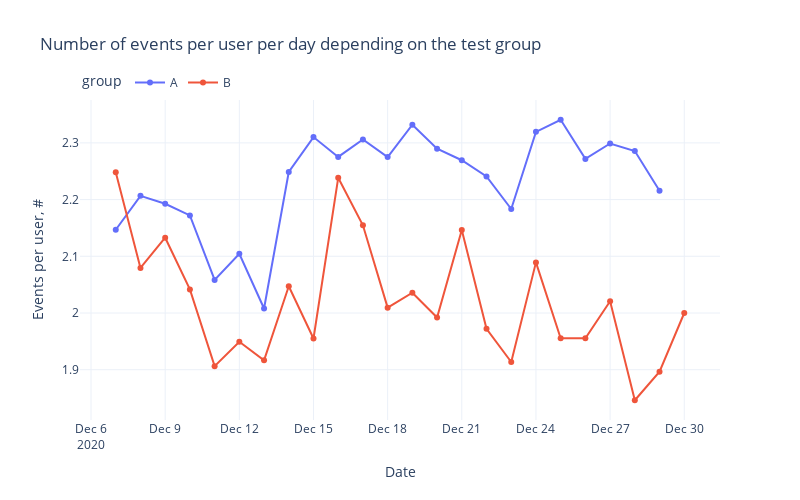

The notebook cell saved with this chart:
### Markdown cell above
Количество событий в группе А сильно возврастает после 12 декабря. Однако, это может быть объяснено разным общим количество пользователей.

Посмотрим эту метрику на пользователя.

### Code cell
df_temp = (
    pd.pivot_table(
        data=df_summary,
        index=['event_date', 'group'],
        values=['user_id', 'event_name'],
        aggfunc={'user_id': 'nunique', 'event_name': 'count'}
    )
    .reset_index()
    .rename_axis('index', axis=1)
    .rename(columns={'event_name': 'event_count', 'user_id': 'user_id_ucount'})
    .assign(
        events_per_user = lambda df: df.event_count / df.user_id_ucount
    )
)

fig = px.line(
    df_temp,
    x='event_date',
    y='events_per_user',
    color='group',
    markers=True,
    title='Number of events per user per day depending on the test group',
    labels=dict(event_date='Date', events_per_user='Events per user, #'),
    width=FIG_WIDTH * 100,
    height=FIG_HEIGHT * 100,
    template='plotly_white'
)
fig.update_layout(
    legend=dict(orientation='h', yanchor='top', y=1.1, x=0), hovermode='x unified'
)
fig.show()

### Figure 1 — Plotly figure (JSON) as saved in the notebook; plotly's stock layout.template omitted (floating-point values rounded to 4 significant figures)
{"data": [{"hovertemplate": "group=A<br>Date=%{x}<br>Events per user, #=%{y}<extra></extra>", "legendgroup": "A", "line": {"color": "#636efa", "dash": "solid"}, "marker": {"symbol": "circle"}, "mode": "markers+lines", "name": "A", "orientation": "v", "showlegend": true, "type": "scatter", "x": ["2020-12-07T00:00:00", "2020-12-08T00:00:00", "2020-12-09T00:00:00", "2020-12-10T00:00:00", "2020-12-11T00:00:00", "2020-12-12T00:00:00", "2020-12-13T00:00:00", "2020-12-14T00:00:00", "2020-12-15T00:00:00", "2020-12-16T00:00:00", "2020-12-17T00:00:00", "2020-12-18T00:00:00", "2020-12-19T00:00:00", "2020-12-20T00:00:00", "2020-12-21T00:00:00", "2020-12-22T00:00:00", "2020-12-23T00:00:00", "2020-12-24T00:00:00", "2020-12-25T00:00:00", "2020-12-26T00:00:00", "2020-12-27T00:00:00", "2020-12-28T00:00:00", "2020-12-29T00:00:00"], "xaxis": "x", "y": [2.147, 2.207, 2.193, 2.172, 2.058, 2.104, 2.008, 2.249, 2.31, 2.275, 2.306, 2.275, 2.332, 2.29, 2.269, 2.241, 2.183, 2.319, 2.341, 2.272, 2.299, 2.286, 2.216], "yaxis": "y"}, {"hovertemplate": "group=B<br>Date=%{x}<br>Events per user, #=%{y}<extra></extra>", "legendgroup": "B", "line": {"color": "#EF553B", "dash": "solid"}, "marker": {"symbol": "circle"}, "mode": "markers+lines", "name": "B", "orientation": "v", "showlegend": true, "type": "scatter", "x": ["2020-12-07T00:00:00", "2020-12-08T00:00:00", "2020-12-09T00:00:00", "2020-12-10T00:00:00", "2020-12-11T00:00:00", "2020-12-12T00:00:00", "2020-12-13T00:00:00", "2020-12-14T00:00:00", "2020-12-15T00:00:00", "2020-12-16T00:00:00", "2020-12-17T00:00:00", "2020-12-18T00:00:00", "2020-12-19T00:00:00", "2020-12-20T00:00:00", "2020-12-21T00:00:00", "2020-12-22T00:00:00", "2020-12-23T00:00:00", "2020-12-24T00:00:00", "2020-12-25T00:00:00", "2020-12-26T00:00:00", "2020-12-27T00:00:00", "2020-12-28T00:00:00", "2020-12-29T00:00:00", "2020-12-30T00:00:00"], "xaxis": "x", "y": [2.248, 2.08, 2.133, 2.042, 1.906, 1.949, 1.917, 2.047, 1.955, 2.238, 2.155, 2.009, 2.036, 1.992, 2.146, 1.972, 1.914, 2.089, 1.956, 1.956, 2.021, 1.846, 1.897, 2], "yaxis": "y"}], "layout": {"height": 500, "hovermode": "x unified", "legend": {"orientation": "h", "title": {"text": "group"}, "tracegroupgap": 0, "x": 0, "y": 1.1, "yanchor": "top"}, "title": {"text": "Number of events per user per day depending on the test group"}, "width": 800, "xaxis": {"anchor": "y", "domain": [0, 1], "title": {"text": "Date"}}, "yaxis": {"anchor": "x", "domain": [0, 1], "title": {"text": "Events per user, #"}}}}
